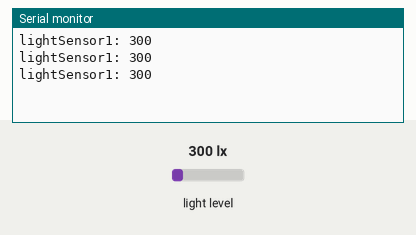
A sketch run on a simulated Arduino Uno, built with avr-gcc and run on an emulated ATmega328P. On the bench: the last lines printed to the serial monitor. The test bench sets the inputs (shaded band); at power-on: light level 300 lx.

Above: at 1.3 s.
1.4 s: light level set to 40 lx
At 1.9 s:
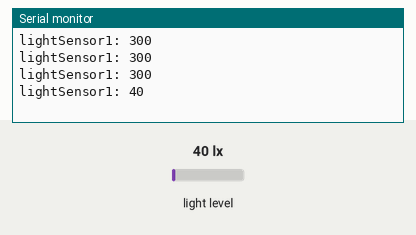
2.9 s: light level set to 500 lx
At 3.4 s:
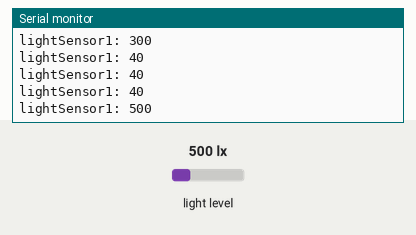
Timing chart, 0 to 5.9 s (numbered marks = the images above; inputs shaded):
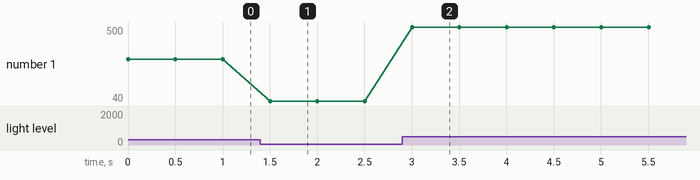

The sketch:

1-light-sensor-direct.ino
```cpp
// Exercice 1 : capteur de luminosite (mode direct)

#include "MeAuriga.h"
#include "Wire.h"

MeLightSensor lightSensor1(12);

void setup() {
  Serial.begin(9600);
}

void loop() {
  int lightValue = lightSensor1.read();
  Serial.print("lightSensor1: ");
  Serial.println(lightValue);
  delay(500);
}
```

Measured:
- after the input at 1.4 s, the serial monitor: prints a new line after 0.10 s (image 1)
- after the input at 2.9 s, the serial monitor: prints a new line after 0.10 s (image 2)
- plotted number 1: 300 → 40 after the input at 1.4 s, 40 → 500 after the input at 2.9 s
